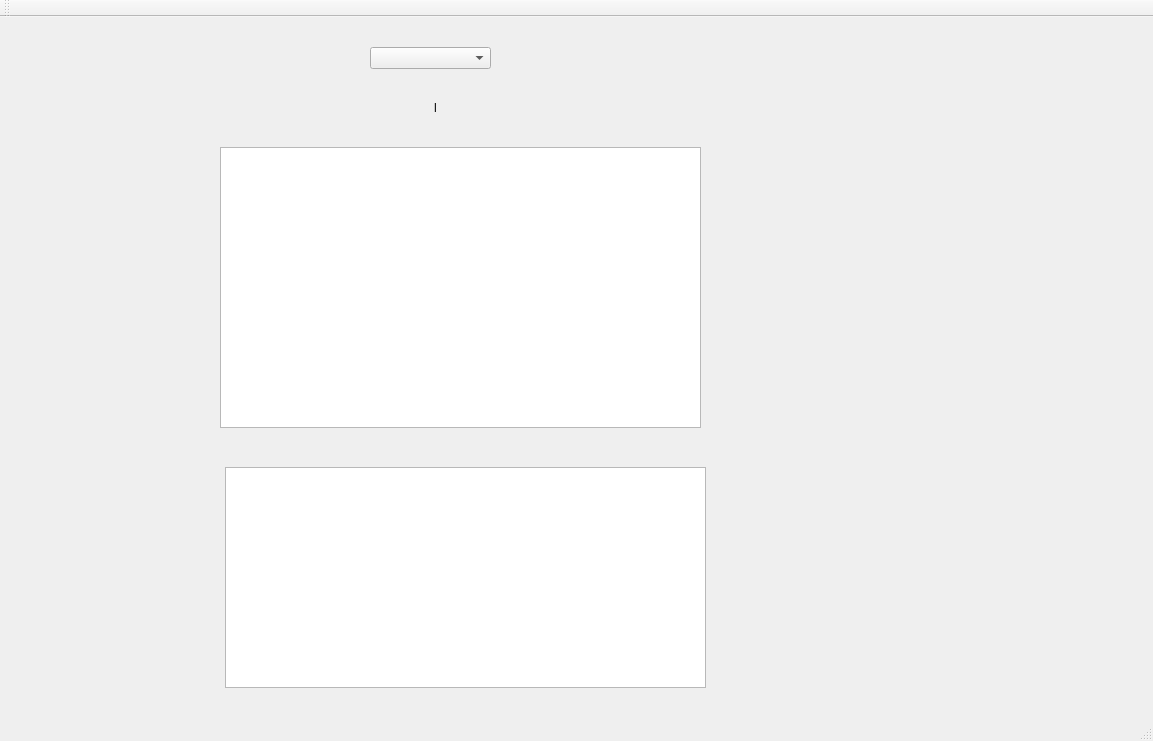
<?xml version="1.0" encoding="UTF-8"?>
<ui version="4.0">
 <class>AutoPurchase</class>
 <widget class="QMainWindow" name="AutoPurchase">
  <property name="geometry">
   <rect>
    <x>0</x>
    <y>0</y>
    <width>1153</width>
    <height>741</height>
   </rect>
  </property>
  <property name="windowTitle">
   <string>AutoPurchase</string>
  </property>
  <widget class="QWidget" name="centralWidget">
   <widget class="QListWidget" name="listWidgetChecklist">
    <property name="geometry">
     <rect>
      <x>220</x>
      <y>130</y>
      <width>481</width>
      <height>281</height>
     </rect>
    </property>
   </widget>
   <widget class="QComboBox" name="comboExcel">
    <property name="geometry">
     <rect>
      <x>370</x>
      <y>30</y>
      <width>121</width>
      <height>22</height>
     </rect>
    </property>
   </widget>
   <widget class="QLabel" name="labelLoading">
    <property name="geometry">
     <rect>
      <x>350</x>
      <y>70</y>
      <width>171</width>
      <height>41</height>
     </rect>
    </property>
    <property name="text">
     <string>l</string>
    </property>
    <property name="alignment">
     <set>Qt::AlignCenter</set>
    </property>
   </widget>
   <widget class="QLabel" name="labelStatus">
    <property name="geometry">
     <rect>
      <x>740</x>
      <y>103</y>
      <width>131</width>
      <height>20</height>
     </rect>
    </property>
    <property name="text">
     <string/>
    </property>
   </widget>
   <widget class="QTableWidget" name="tableWidgetParts">
    <property name="geometry">
     <rect>
      <x>225</x>
      <y>450</y>
      <width>481</width>
      <height>221</height>
     </rect>
    </property>
   </widget>
  </widget>
  <widget class="QMenuBar" name="menuBar">
   <property name="geometry">
    <rect>
     <x>0</x>
     <y>0</y>
     <width>1153</width>
     <height>21</height>
    </rect>
   </property>
  </widget>
  <widget class="QToolBar" name="mainToolBar">
   <attribute name="toolBarArea">
    <enum>TopToolBarArea</enum>
   </attribute>
   <attribute name="toolBarBreak">
    <bool>false</bool>
   </attribute>
  </widget>
  <widget class="QStatusBar" name="statusBar"/>
 </widget>
 <layoutdefault spacing="6" margin="11"/>
 <resources/>
 <connections/>
</ui>
